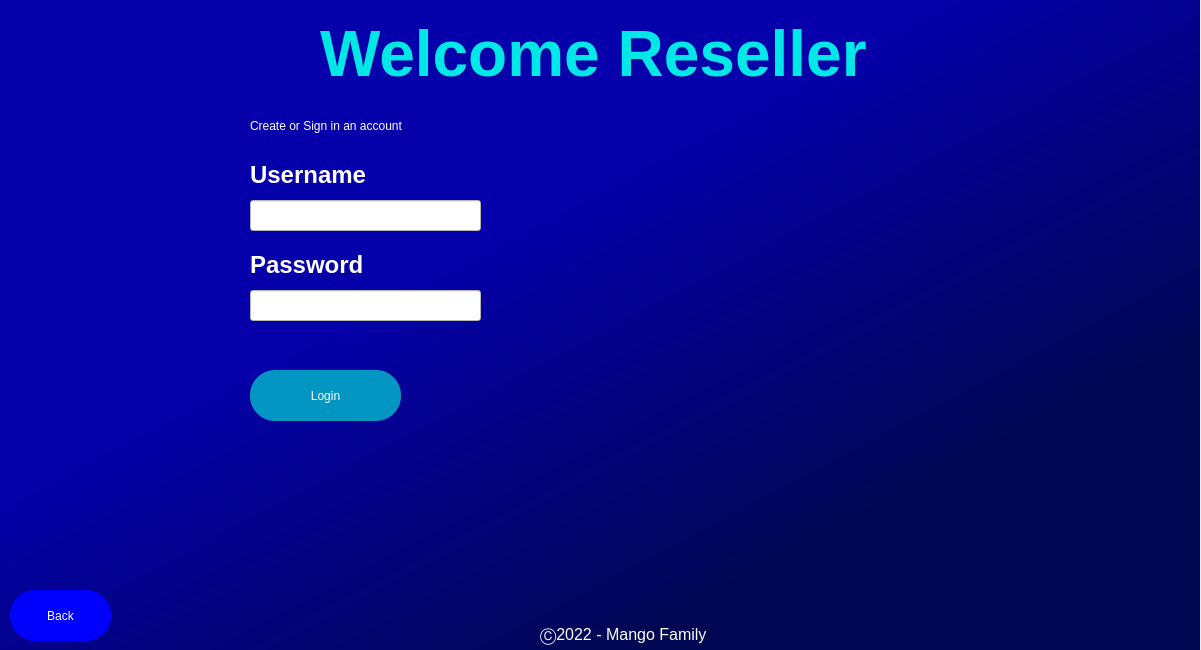
<?xml version="1.0" encoding="UTF-8"?>
<ui version="4.0">
 <class>Dialog</class>
 <widget class="QDialog" name="Dialog">
  <property name="geometry">
   <rect>
    <x>0</x>
    <y>0</y>
    <width>1201</width>
    <height>650</height>
   </rect>
  </property>
  <property name="windowTitle">
   <string>Dialog</string>
  </property>
  <widget class="QWidget" name="Reseller_Login_Screen" native="true">
   <property name="enabled">
    <bool>true</bool>
   </property>
   <property name="geometry">
    <rect>
     <x>0</x>
     <y>0</y>
     <width>1200</width>
     <height>650</height>
    </rect>
   </property>
   <property name="mouseTracking">
    <bool>true</bool>
   </property>
   <property name="contextMenuPolicy">
    <enum>Qt::PreventContextMenu</enum>
   </property>
   <property name="styleSheet">
    <string notr="true">QWidget#Reseller_Login_Screen{
background-color: qlineargradient(spread:pad, x1:0, y1:0, x2:0.755682, y2:0.773, stop:0.505682 rgba(5, 0, 169, 255), stop:1 rgba(1, 6, 82, 255));
}</string>
   </property>
   <widget class="QLabel" name="Welcome_Reseller_label">
    <property name="geometry">
     <rect>
      <x>320</x>
      <y>10</y>
      <width>551</width>
      <height>91</height>
     </rect>
    </property>
    <property name="styleSheet">
     <string notr="true">
color: rgb(0, 231, 231);</string>
    </property>
    <property name="text">
     <string>&lt;!DOCTYPE HTML PUBLIC &quot;-//W3C//DTD HTML 4.0//EN&quot; &quot;http://www.w3.org/TR/REC-html40/strict.dtd&quot;&gt;
&lt;html&gt;&lt;head&gt;&lt;meta name=&quot;qrichtext&quot; content=&quot;1&quot; /&gt;&lt;style type=&quot;text/css&quot;&gt;
p, li { white-space: pre-wrap; }
&lt;/style&gt;&lt;/head&gt;&lt;body style=&quot; font-family:'Palatino Linotype'; font-size:36pt; font-weight:72; font-style:normal;&quot;&gt;
&lt;p style=&quot; margin-top:0px; margin-bottom:0px; margin-left:0px; margin-right:0px; -qt-block-indent:0; text-indent:0px;&quot;&gt;&lt;span style=&quot; font-size:48pt; font-weight:600;&quot;&gt;Welcome Reseller&lt;/span&gt;&lt;/p&gt;&lt;/body&gt;&lt;/html&gt;</string>
    </property>
   </widget>
   <widget class="QLabel" name="create_or_signin_reseller_label">
    <property name="geometry">
     <rect>
      <x>250</x>
      <y>110</y>
      <width>271</width>
      <height>31</height>
     </rect>
    </property>
    <property name="styleSheet">
     <string notr="true">font: 14pt &quot;MS Shell Dlg 2&quot;;
color: rgb(255, 255, 255);</string>
    </property>
    <property name="text">
     <string>Create or Sign in an account</string>
    </property>
   </widget>
   <widget class="QLabel" name="label">
    <property name="geometry">
     <rect>
      <x>250</x>
      <y>160</y>
      <width>191</width>
      <height>31</height>
     </rect>
    </property>
    <property name="styleSheet">
     <string notr="true">font: 12pt &quot;MS Shell Dlg 2&quot;;
color: rgb(170, 255, 255);</string>
    </property>
    <property name="text">
     <string>&lt;html&gt;&lt;head/&gt;&lt;body&gt;&lt;p&gt;&lt;span style=&quot; font-size:18pt; font-weight:600; color:#ffffff;&quot;&gt;Username&lt;/span&gt;&lt;/p&gt;&lt;/body&gt;&lt;/html&gt;</string>
    </property>
   </widget>
   <widget class="QLineEdit" name="lineEdit">
    <property name="geometry">
     <rect>
      <x>250</x>
      <y>200</y>
      <width>231</width>
      <height>31</height>
     </rect>
    </property>
    <property name="styleSheet">
     <string notr="true">background-color: rgb(255, 255, 255);</string>
    </property>
   </widget>
   <widget class="QPushButton" name="back">
    <property name="geometry">
     <rect>
      <x>10</x>
      <y>590</y>
      <width>101</width>
      <height>51</height>
     </rect>
    </property>
    <property name="styleSheet">
     <string notr="true">border-radius:25px;
background-color: rgb(0, 0, 255);
font: 14pt &quot;MS Shell Dlg 2&quot;;
color: rgb(255, 255, 255);</string>
    </property>
    <property name="text">
     <string>Back</string>
    </property>
   </widget>
   <widget class="QPushButton" name="loginButton2">
    <property name="geometry">
     <rect>
      <x>250</x>
      <y>370</y>
      <width>151</width>
      <height>51</height>
     </rect>
    </property>
    <property name="styleSheet">
     <string notr="true">border-radius:25px;
background-color: rgb(4, 150, 194);
font: 14pt &quot;MS Shell Dlg 2&quot;;
color: rgb(255, 255, 255);</string>
    </property>
    <property name="text">
     <string>Login</string>
    </property>
   </widget>
   <widget class="QLineEdit" name="lineEdit_3">
    <property name="geometry">
     <rect>
      <x>250</x>
      <y>290</y>
      <width>231</width>
      <height>31</height>
     </rect>
    </property>
    <property name="styleSheet">
     <string notr="true">background-color: rgb(255, 255, 255);</string>
    </property>
   </widget>
   <widget class="QLabel" name="label_3">
    <property name="geometry">
     <rect>
      <x>250</x>
      <y>250</y>
      <width>191</width>
      <height>31</height>
     </rect>
    </property>
    <property name="styleSheet">
     <string notr="true">font: 12pt &quot;MS Shell Dlg 2&quot;;
color: rgb(170, 255, 255);</string>
    </property>
    <property name="text">
     <string>&lt;html&gt;&lt;head/&gt;&lt;body&gt;&lt;p&gt;&lt;span style=&quot; font-size:18pt; font-weight:600; color:#ffffff;&quot;&gt;Password&lt;/span&gt;&lt;/p&gt;&lt;/body&gt;&lt;/html&gt;</string>
    </property>
   </widget>
   <widget class="QLabel" name="label_5">
    <property name="geometry">
     <rect>
      <x>540</x>
      <y>620</y>
      <width>171</width>
      <height>31</height>
     </rect>
    </property>
    <property name="text">
     <string>&lt;html&gt;&lt;head/&gt;&lt;body&gt;&lt;p&gt;&lt;span style=&quot; font-size:12pt; color:#ffffff;&quot;&gt;Ⓒ2022 - Mango Family&lt;/span&gt;&lt;/p&gt;&lt;/body&gt;&lt;/html&gt;</string>
    </property>
   </widget>
  </widget>
 </widget>
 <resources>
  <include location="../../../Downloads/aaa.qrc"/>
 </resources>
 <connections/>
</ui>
